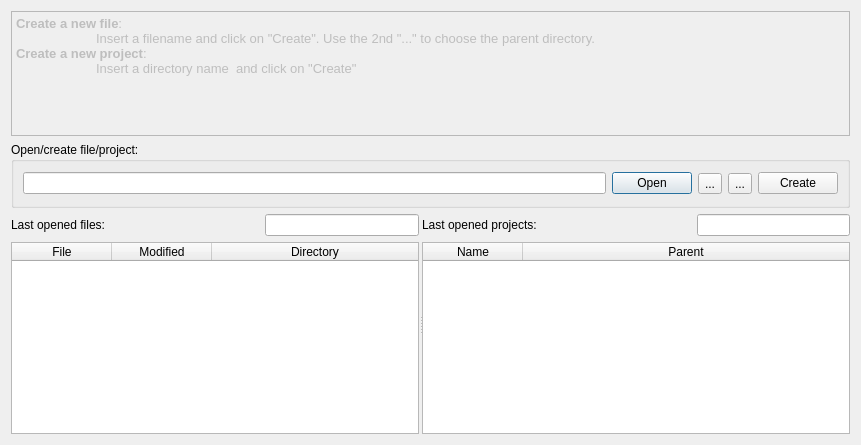
<?xml version="1.0" encoding="UTF-8"?>
<ui version="4.0">
 <class>startWidget</class>
 <widget class="QWidget" name="startWidget">
  <property name="geometry">
   <rect>
    <x>0</x>
    <y>0</y>
    <width>861</width>
    <height>445</height>
   </rect>
  </property>
  <property name="windowTitle">
   <string>Start</string>
  </property>
  <layout class="QVBoxLayout" name="verticalLayout_3">
   <item>
    <widget class="QTextBrowser" name="textBrowser">
     <property name="enabled">
      <bool>false</bool>
     </property>
     <property name="minimumSize">
      <size>
       <width>0</width>
       <height>125</height>
      </size>
     </property>
     <property name="maximumSize">
      <size>
       <width>16777215</width>
       <height>125</height>
      </size>
     </property>
     <property name="html">
      <string>&lt;!DOCTYPE HTML PUBLIC &quot;-//W3C//DTD HTML 4.0//EN&quot; &quot;http://www.w3.org/TR/REC-html40/strict.dtd&quot;&gt;
&lt;html&gt;&lt;head&gt;&lt;meta name=&quot;qrichtext&quot; content=&quot;1&quot; /&gt;&lt;style type=&quot;text/css&quot;&gt;
p, li { white-space: pre-wrap; }
&lt;/style&gt;&lt;/head&gt;&lt;body style=&quot; font-family:'Oxygen-Sans'; font-size:10pt; font-weight:400; font-style:normal;&quot;&gt;
&lt;p style=&quot; margin-top:0px; margin-bottom:0px; margin-left:0px; margin-right:0px; -qt-block-indent:0; text-indent:0px;&quot;&gt;&lt;span style=&quot; font-weight:600;&quot;&gt;Create a new file&lt;/span&gt;:&lt;br /&gt;	Insert a filename and click on &amp;quot;Create&amp;quot;. Use the 2nd &amp;quot;...&amp;quot; to choose the parent directory.&lt;/p&gt;
&lt;p style=&quot; margin-top:0px; margin-bottom:12px; margin-left:0px; margin-right:0px; -qt-block-indent:0; text-indent:0px;&quot;&gt;&lt;span style=&quot; font-weight:600;&quot;&gt;Create a new project&lt;/span&gt;: &lt;br /&gt;	Insert a directory name  and click on &amp;quot;Create&amp;quot; &lt;/p&gt;
&lt;p style=&quot;-qt-paragraph-type:empty; margin-top:0px; margin-bottom:0px; margin-left:0px; margin-right:0px; -qt-block-indent:0; text-indent:0px;&quot;&gt;&lt;br /&gt;&lt;/p&gt;&lt;/body&gt;&lt;/html&gt;</string>
     </property>
    </widget>
   </item>
   <item>
    <widget class="QGroupBox" name="groupBox">
     <property name="maximumSize">
      <size>
       <width>16777215</width>
       <height>75</height>
      </size>
     </property>
     <property name="title">
      <string>Open/create file/project:</string>
     </property>
     <layout class="QHBoxLayout" name="horizontalLayout_4">
      <item>
       <widget class="QLineEdit" name="lineEditOpen">
        <property name="toolTip">
         <string>Name of the file/project directory to open</string>
        </property>
       </widget>
      </item>
      <item>
       <widget class="QPushButton" name="pushButtonOpen">
        <property name="toolTip">
         <string>Opens the file/project (Control-O)</string>
        </property>
        <property name="text">
         <string>Open</string>
        </property>
        <property name="shortcut">
         <string>Ctrl+O</string>
        </property>
        <property name="autoDefault">
         <bool>false</bool>
        </property>
        <property name="default">
         <bool>true</bool>
        </property>
       </widget>
      </item>
      <item>
       <widget class="QToolButton" name="toolButtonSelectFile">
        <property name="toolTip">
         <string>Selects a file wit a file open dialog box (Control-Shift-F)</string>
        </property>
        <property name="text">
         <string>...</string>
        </property>
        <property name="shortcut">
         <string>Ctrl+Shift+F</string>
        </property>
       </widget>
      </item>
      <item>
       <widget class="QToolButton" name="toolButtonSelectProject">
        <property name="toolTip">
         <string>Select a project directory with a directory open box (Control-Shift-P)</string>
        </property>
        <property name="text">
         <string>...</string>
        </property>
        <property name="shortcut">
         <string>Ctrl+Shift+P</string>
        </property>
       </widget>
      </item>
      <item>
       <widget class="QPushButton" name="pushButtonCreate">
        <property name="text">
         <string>Create</string>
        </property>
        <property name="shortcut">
         <string>Ctrl+N</string>
        </property>
       </widget>
      </item>
     </layout>
    </widget>
   </item>
   <item>
    <widget class="QSplitter" name="splitter">
     <property name="orientation">
      <enum>Qt::Horizontal</enum>
     </property>
     <property name="handleWidth">
      <number>3</number>
     </property>
     <widget class="QWidget" name="layoutWidget">
      <layout class="QVBoxLayout" name="verticalLayout">
       <item>
        <layout class="QHBoxLayout" name="horizontalLayout">
         <item>
          <widget class="QLabel" name="label">
           <property name="text">
            <string>Last opened files:</string>
           </property>
          </widget>
         </item>
         <item>
          <spacer name="horizontalSpacer">
           <property name="orientation">
            <enum>Qt::Horizontal</enum>
           </property>
           <property name="sizeHint" stdset="0">
            <size>
             <width>40</width>
             <height>20</height>
            </size>
           </property>
          </spacer>
         </item>
         <item>
          <widget class="QLineEdit" name="lineEditFilterLastFile">
           <property name="toolTip">
            <string>Filter for last opened files.
Use wildcards: '*' (any string) and '?' (any character)</string>
           </property>
          </widget>
         </item>
        </layout>
       </item>
       <item>
        <widget class="QTableWidget" name="tableWidgetFiles">
         <property name="mouseTracking">
          <bool>true</bool>
         </property>
         <property name="editTriggers">
          <set>QAbstractItemView::NoEditTriggers</set>
         </property>
         <property name="columnCount">
          <number>3</number>
         </property>
         <attribute name="horizontalHeaderMinimumSectionSize">
          <number>1</number>
         </attribute>
         <attribute name="horizontalHeaderStretchLastSection">
          <bool>true</bool>
         </attribute>
         <column>
          <property name="text">
           <string>File</string>
          </property>
         </column>
         <column>
          <property name="text">
           <string>Modified</string>
          </property>
         </column>
         <column>
          <property name="text">
           <string>Directory</string>
          </property>
         </column>
        </widget>
       </item>
       <item>
        <layout class="QHBoxLayout" name="horizontalLayout_5"/>
       </item>
      </layout>
     </widget>
     <widget class="QWidget" name="layoutWidget_2">
      <layout class="QVBoxLayout" name="verticalLayout_2">
       <item>
        <layout class="QHBoxLayout" name="horizontalLayout_2">
         <item>
          <widget class="QLabel" name="label_2">
           <property name="text">
            <string>Last opened projects:</string>
           </property>
          </widget>
         </item>
         <item>
          <spacer name="horizontalSpacer_2">
           <property name="orientation">
            <enum>Qt::Horizontal</enum>
           </property>
           <property name="sizeHint" stdset="0">
            <size>
             <width>40</width>
             <height>20</height>
            </size>
           </property>
          </spacer>
         </item>
         <item>
          <widget class="QLineEdit" name="lineEditFilterLastProjects">
           <property name="toolTip">
            <string>Filter for last opened projects.
Use wildcards: '*' (any string) and '?' (any character)</string>
           </property>
          </widget>
         </item>
        </layout>
       </item>
       <item>
        <widget class="QTableWidget" name="tableWidgetProjects">
         <property name="mouseTracking">
          <bool>true</bool>
         </property>
         <property name="columnCount">
          <number>2</number>
         </property>
         <attribute name="horizontalHeaderStretchLastSection">
          <bool>true</bool>
         </attribute>
         <attribute name="verticalHeaderStretchLastSection">
          <bool>false</bool>
         </attribute>
         <column>
          <property name="text">
           <string>Name</string>
          </property>
         </column>
         <column>
          <property name="text">
           <string>Parent</string>
          </property>
         </column>
        </widget>
       </item>
       <item>
        <layout class="QHBoxLayout" name="horizontalLayout_7"/>
       </item>
      </layout>
     </widget>
    </widget>
   </item>
  </layout>
 </widget>
 <resources/>
 <connections/>
</ui>
